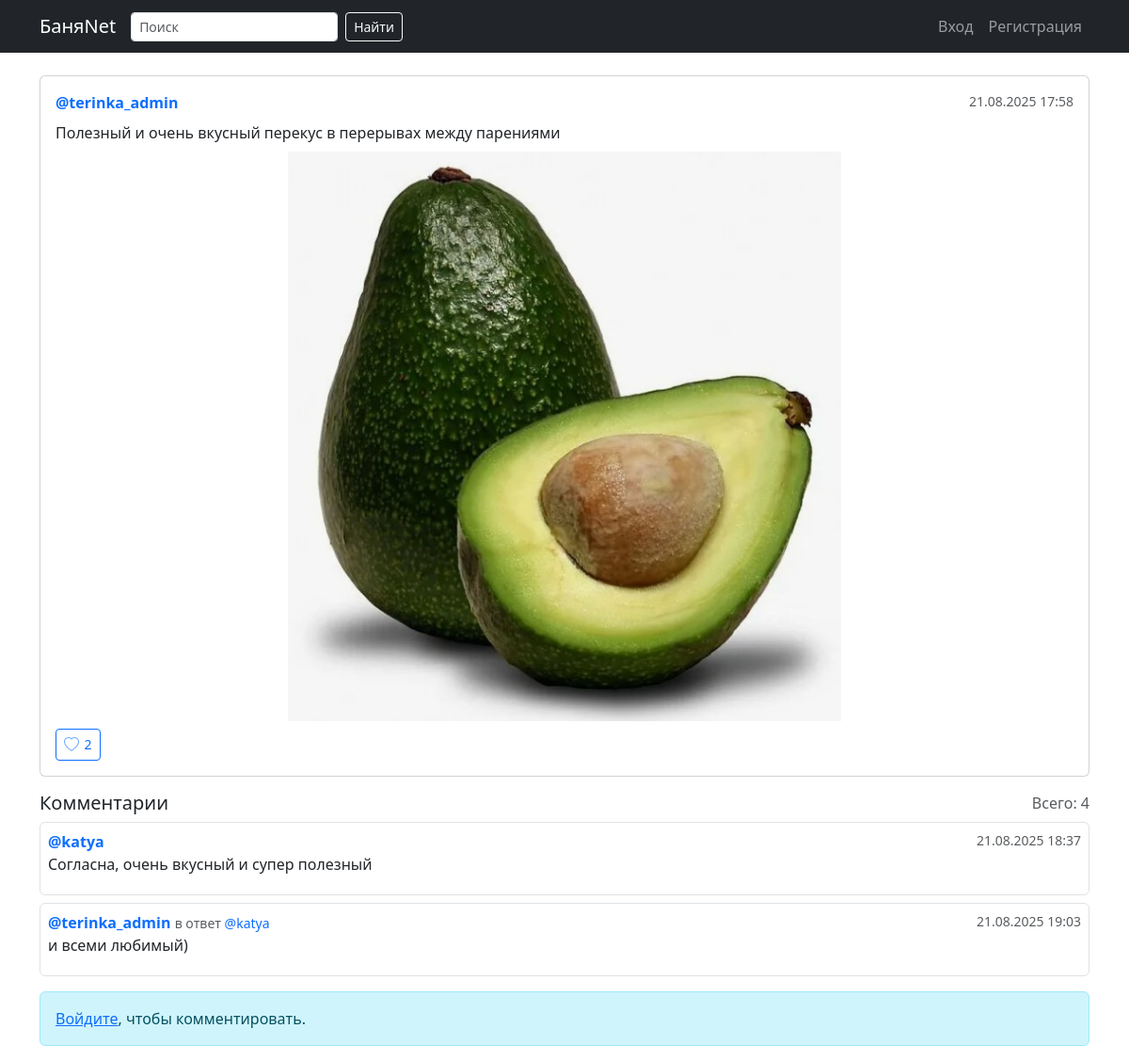
Page /post/4/ on the earlier database version.
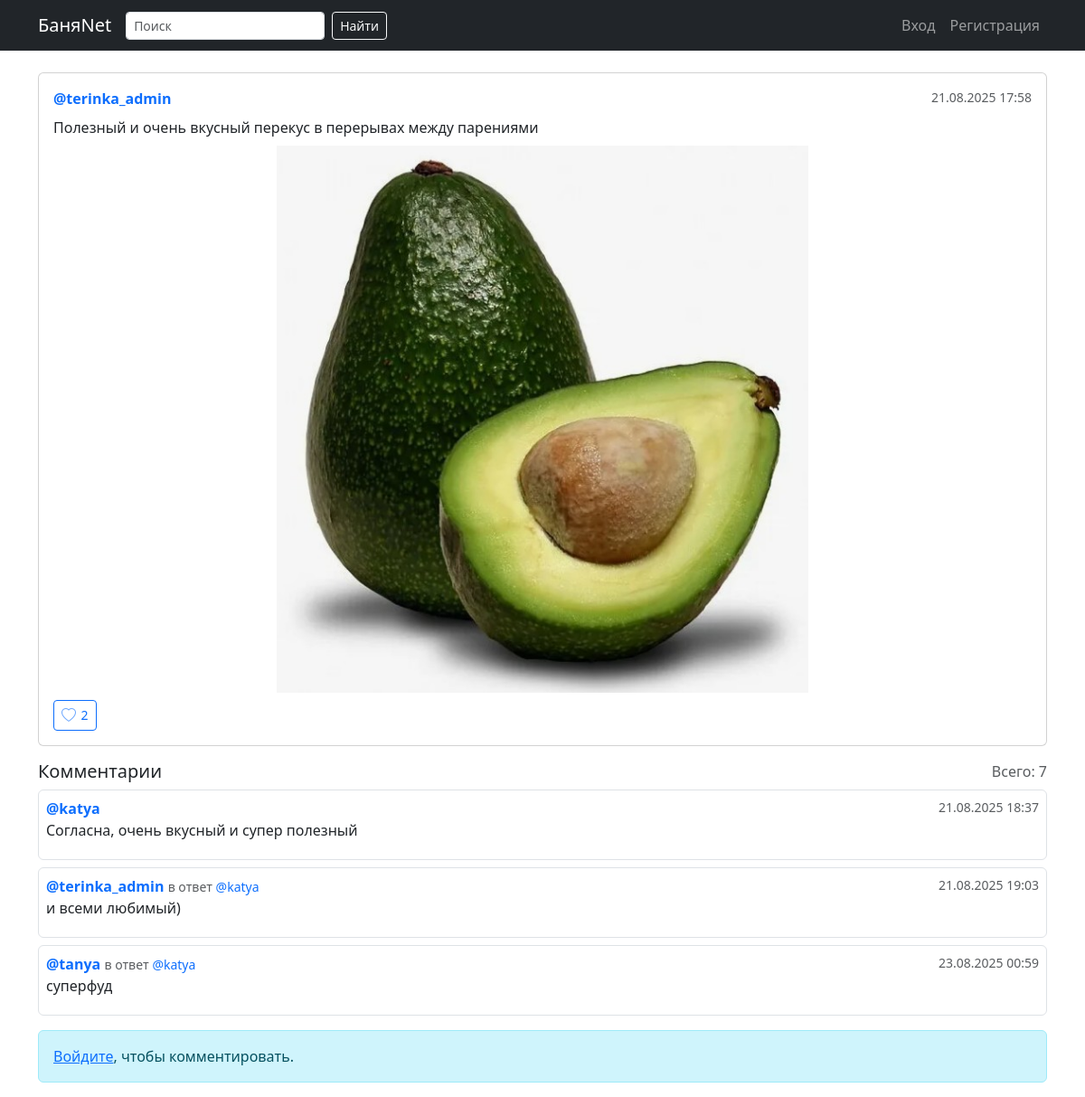
Same page on the later database version.
### network/models.py (models this page shows, shortened)
class Post(models.Model):
    author = models.ForeignKey(settings.AUTH_USER_MODEL, on_delete=models.CASCADE, related_name='posts')
    text = models.CharField(max_length=1000)
    image = models.ImageField(upload_to='posts/', blank=True, null=True)
    created_at = models.DateTimeField(auto_now_add=True)
    class Meta:
        ordering = ['-created_at']
    @property
    def likes_count(self):
        return self.likes.count()

class Comment(models.Model):
    author = models.ForeignKey(settings.AUTH_USER_MODEL, on_delete=models.CASCADE, related_name='comments')
    post = models.ForeignKey(Post, on_delete=models.CASCADE, related_name='comments')
    parent = models.ForeignKey('self', on_delete=models.CASCADE, related_name='replies',
                               null=True, blank=True)  # ← новое поле
    text = models.CharField(max_length=500)
    created_at = models.DateTimeField(auto_now_add=True)
    class Meta:
        ordering = ['created_at']  # старые сверху

### accounts/models.py (models this page shows, shortened)
class User(AbstractUser):
    class Roles(models.TextChoices):
        PROVIDER   = "provider",   "Банные услуги"
        BUILDER    = "builder",    "Строительство бань"
        SELLER     = "seller",     "Продажа товаров"
        ENTHUSIAST = "enthusiast", "Люблю попариться"
    avatar = models.ImageField(
        upload_to="avatars/", blank=True, null=True, verbose_name="Фотография (аватар)"
    )
    bio = models.TextField(
        blank=True, max_length=500, verbose_name="О себе"
    )
    role = models.CharField(
        max_length=20, choices=Roles.choices, blank=True, verbose_name="Тип пользователя"
    )
    city = models.CharField(
        max_length=100, blank=True, verbose_name="Город"
    )
    services = models.ManyToManyField(
        "ServiceTag", blank=True, related_name="users", verbose_name="Специализации"
    )
    class Meta:
        verbose_name = "Пользователь"
        verbose_name_plural = "Пользователи"

### network/views.py (the view)
# urls.py: path('post/<int:pk>/', views.post_detail, name='post_detail'),
def post_detail(request, pk):
    post = get_object_or_404(Post.objects.select_related("author"), pk=pk)
    comments = (
        post.comments.select_related("author", "parent")
        .prefetch_related("replies__author", "replies__replies__author")
        .all()
    )
    comment_form = CommentForm() if request.user.is_authenticated else None
    user_liked = request.user.is_authenticated and post.likes.filter(
        user=request.user
    ).exists()
    return render(
        request,
        "post_detail.html",
        {
            "post": post,
            "comments": comments,
            "comment_form": comment_form,
            "user_liked": user_liked,
        },
    )

### messaging/context_processors.py (called while the page is built, shortened)
def unread_messages(request):
    if not request.user.is_authenticated:
        return {}

### notify/context_processors.py (called while the page is built)
def unread_notifications(request):
    if not request.user.is_authenticated:
        return {}
    return {
        'notify_unread': request.user.notifications.filter(is_read=False).count()
    }

### templates/post_detail.html (shortened to what this page needs)
{% extends "base.html" %}
{% block content %}
  <div class="card mb-3">
    <div class="card-body">
      <div class="d-flex justify-content-between mb-2">
        <strong>
          {% if post.author and post.author.username %}
            <a href="{% url 'profile' post.author.username %}" class="text-decoration-none">
              @{{ post.author.username }}
            </a>
          {% else %}
            @{{ post.author }}
          {% endif %}
        </strong>
        <small class="text-muted">{{ post.created_at|date:"d.m.Y H:i" }}</small>
      </div>
      <p class="mb-2">{{ post.text }}</p>
      {% if post.image %}
        <img src="{{ post.image.url }}" class="post-image mb-2" alt="">
      {% endif %}
      <div class="post-actions d-flex flex-wrap align-items-center gap-2">
        <button type="button"
                class="btn btn-sm btn-outline-primary btn-like"
                data-like-btn
                data-post-id="{{ post.id }}"
                data-url="{% url 'toggle_like_ajax' post.pk %}">
          <i class="bi {% if user_liked %}bi-heart-fill{% else %}bi-heart{% endif %}"></i>
          <span data-like-count>{{ post.likes_count }}</span>
        </button>
      </div>
    </div>
  </div>
  <div class="d-flex justify-content-between align-items-center mb-2">
    <h5 class="mb-0" id="comments">Комментарии</h5>
    <span class="text-muted">Всего: {{ post.comments.count }}</span>
  </div>
  <div data-comments>
    {% for c in comments %}
      {% if not c.parent %}
        {% include "partials/comment_item.html" with c=c %}
        {% for r in c.replies.all %}
          {% include "partials/comment_item.html" with c=r %}
        {% endfor %}
      {% endif %}
    {% empty %}
      <div class="text-muted mb-2">Комментариев пока нет.</div>
    {% endfor %}
  </div>
  {% if user.is_authenticated %}
    <form method="post"
          action="{% url 'add_comment' post.pk %}"
          class="mt-3 comment-form"
          data-ajax-comment>
      {% csrf_token %}
      <div class="mb-2">
        <textarea name="text" class="form-control" rows="3" placeholder="Напишите комментарий..."></textarea>
        <input type="hidden" name="next" value="{{ request.get_full_path }}">
      </div>
      <button class="btn btn-primary">Отправить</button>
    </form>
  {% else %}
    <div class="alert alert-info mt-3">
      <a href="{% url 'login' %}">Войдите</a>, чтобы комментировать.
    </div>
  {% endif %}
{% endblock %}

### templates/partials/comment_item.html (shortened to what this page needs)
<div class="border rounded p-2 mb-2" data-comment-id="{{ c.id }}">
  <div class="d-flex justify-content-between">
    <div>
      <strong>
        <a href="{% url 'profile' c.author.username %}" class="text-decoration-none">
          @{{ c.author.username }}
        </a>
      </strong>
      {% if c.parent %}
        <small class="text-muted">
          в ответ
          <a href="{% url 'profile' c.parent.author.username %}" class="text-decoration-none">
            @{{ c.parent.author.username }}
          </a>
        </small>
      {% endif %}
    </div>
    <small class="text-muted">{{ c.created_at|date:"d.m.Y H:i" }}</small>
  </div>
  <div class="mb-1">{{ c.text|linebreaksbr }}</div>
</div>

Differences in the rows shown:
computed for Post "Полезный и очень вкусный перекус в перерывах между парениями": comments.count "4" → "7"
added Comment: author.username "tanya", parent.author.username "katya", created_at "23.08.2025 00:59", text "суперфуд"
